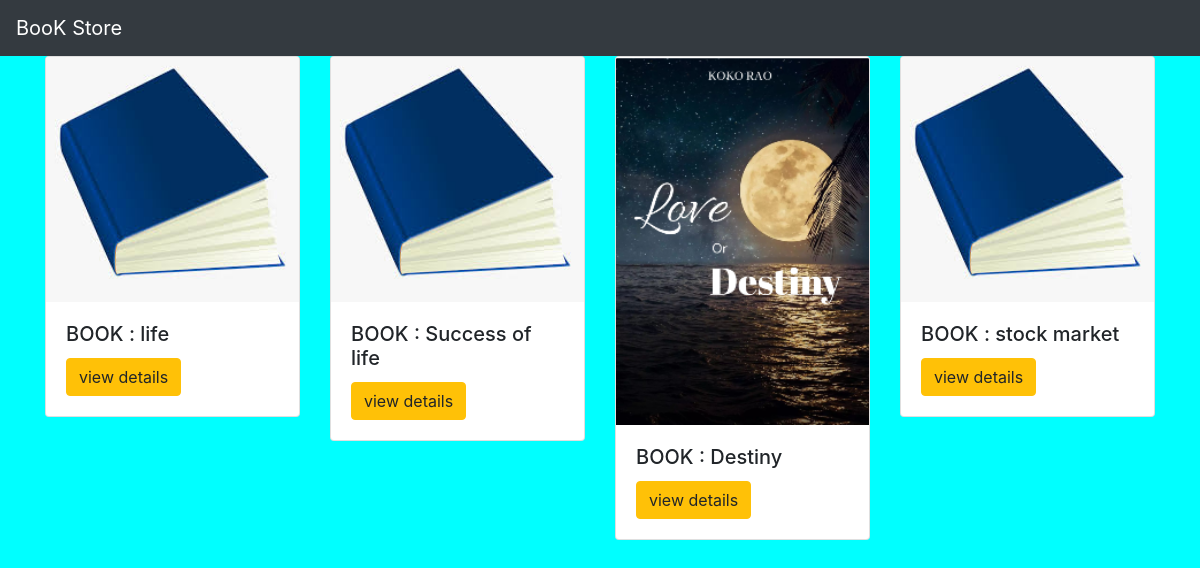
Before: /index/ with the older database file.
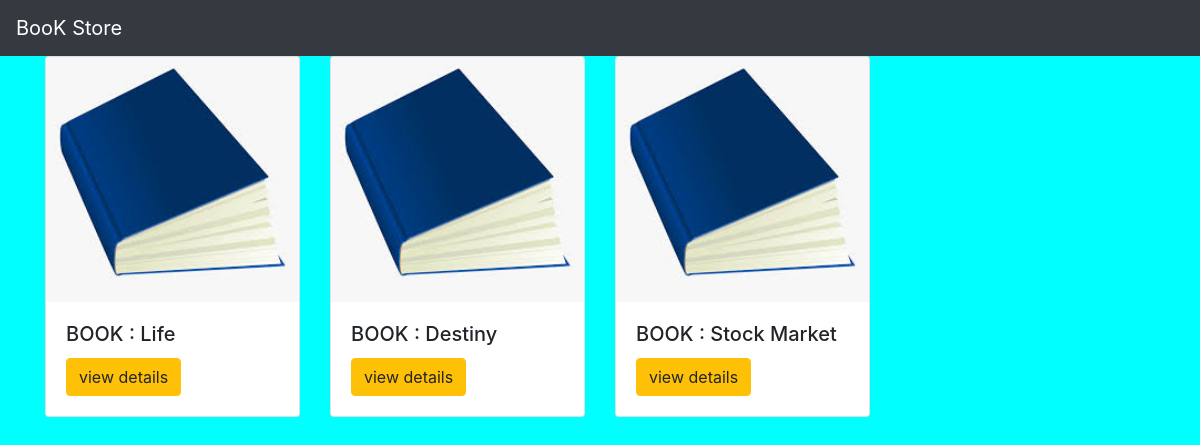
After: the same page with the newer database file.
### bookapp/models.py (models this page shows, shortened)
class Book(models.Model):
    name = models.CharField(max_length=100)
    author = models.CharField(max_length=100)
    price = models.IntegerField()
    book_image = models.ImageField(default='default.img',upload_to='book_images/')

### bookapp/views.py (the view)
# urls.py: path('index/',views.index,name='index'),
def index(request):
    book_list = Book.objects.all()
    context = {
        'book_list':book_list
    }
    return render(request,'bookapp/index.html',context)

### bookapp/templates/bookapp/index.html
{% extends 'bookapp/base.html' %}
{% block body %}
<div class="container">
    <div class="row">
        {% for book in book_list %}
        <div class="col-md-3">
            <div class="card">
                <img src="{{book.book_image.url}}" class="card-img-top" alt="">
                <div class="card-body">
                    <h5 class="card-title">BOOK : {{book.name}}</h5>
                    <a class="btn btn-warning" href="{% url 'bookapp:detail' book.id %}">view details</a>
                </div>
            </div>
        </div>
        {% endfor %}
    </div>
</div>
{% endblock %}

Changed rows visible on the page:
removed Book: book_image (picture), name "Success of life"
changed Book: name "life" → "Life"
changed Book "Destiny": book_image: a different picture
changed Book: name "stock market" → "Stock Market"
